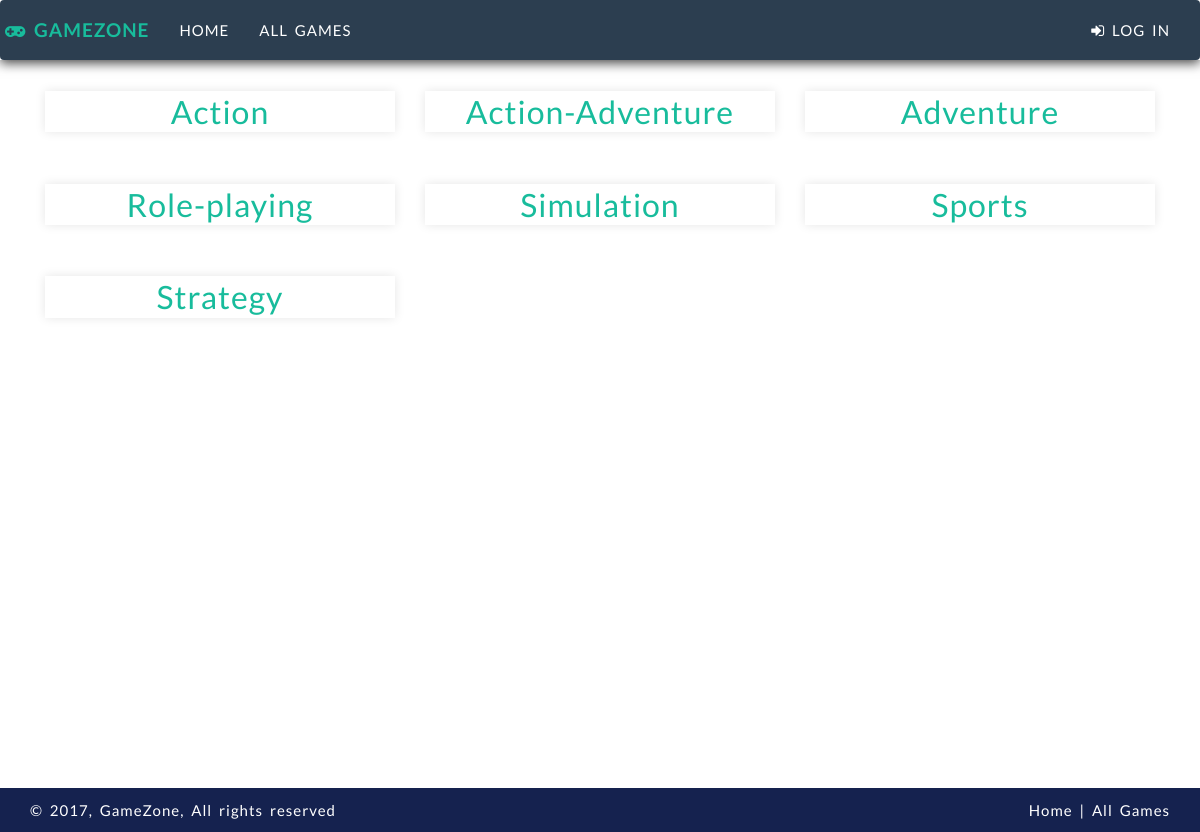
The page /category/ on the database its author committed.
### app/models/models.py (models this page shows, shortened)
class Category(Base):
    __tablename__ = 'category'
    id = Column(Integer, primary_key=True)
    name = Column(String)

### app/rest_api/rest_api.py (the view)
@rest_api.route('/')
@rest_api.route('/category/')
def show_categories():
    categories = session.query(Category).order_by(asc(Category.name))
    return render_template('categories.html', categories=categories)

### app/templates/categories.html (shortened to what this page needs)
{% extends "main.html" %}
{% block content %}
{% include "header.html" %}
<div class="container">
		{% for c in categories %}
		<div class="category col-md-4">
		    <a href="{{url_for('rest.show_games_by_category', category_id=c.id)}}"><h2 class="">{{ c.name }}</h2></a>
		</div>
		{% endfor %}
		</div>
{% endblock %}

### app/static/styles.css (style rules this page uses)
html,body { overflow-x: hidden; line-height: 200%; letter-spacing: 1px; word-spacing: 3px; }
div.category { margin: 10px auto; }
div.category h2 { position: relative; display: inline-block; border-radius: 0; width: 100%; transition: all 0.3s ease-in-out; padding: 3px; text-align: center; border-color: #FFFFFF; -webkit-box-shadow: 0 0 10px 0 rgba(0,0,0,.10); box-shadow: 0 0 10px 0 rgba(0,0,0,.10); }
div.category h2::after { position: absolute; z-index: -1; width: 100%; height: 100%; opacity: 0; border-radius: 0; box-shadow: 0 5px 15px rgba(0,0,0,0.3); transition: opacity 0.3s ease-in-out; }
div.category a { cursor: pointer; text-decoration: none; }

### rows shown on the page
Category: name "Action"
Category: name "Action-Adventure"
Category: name "Adventure"
Category: name "Role-playing"
Category: name "Simulation"
Category: name "Sports"
Category: name "Strategy"
